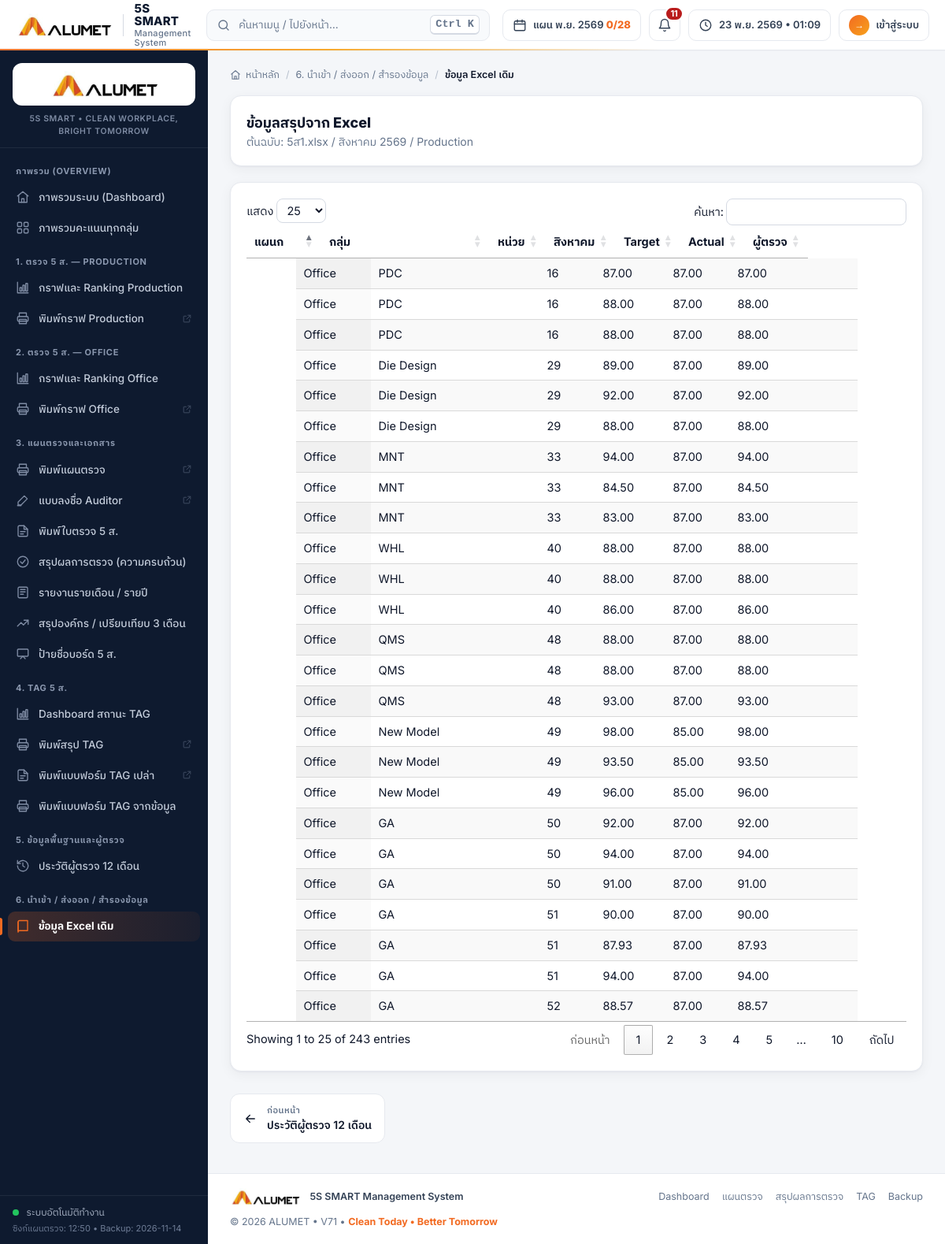
The page /Page/public/legacy.php on the database its author committed.
### tables this page shows
CREATE TABLE `excel_monthly` (
  `id` int(11) NOT NULL AUTO_INCREMENT,
  `source_month` varchar(32) NOT NULL,
  `source_year` int(11) NOT NULL,
  `department` varchar(100) NOT NULL,
  `group_name` varchar(191) NOT NULL,
  `unit_no` varchar(50) NOT NULL,
  `score` double NOT NULL,
  `target` double NOT NULL,
  `actual` double NOT NULL,
  `section` varchar(191) NOT NULL DEFAULT '',
  `auditor` varchar(191) NOT NULL DEFAULT '',
  PRIMARY KEY (`id`),
  UNIQUE KEY `uq_excel_monthly` (`source_month`,`source_year`,`department`,`group_name`,`unit_no`)
);

### includes/db_tools.php (called while the page is built, shortened)
<?php
if (!function_exists('db_list_tables')) {
    function db_list_tables(?PDO $p = null): array {
        $p = $p ?? db();
        return $p->query("SELECT TABLE_NAME FROM information_schema.TABLES WHERE TABLE_SCHEMA=DATABASE() AND TABLE_TYPE='BASE TABLE' ORDER BY TABLE_NAME")
                 ->fetchAll(PDO::FETCH_COLUMN);
    }
}
if (!function_exists('db_qi')) {
    function db_qi(string $name): string { return '`'.str_replace('`', '``', $name).'`'; }
}
if (!function_exists('five_s_mysql_dump_to_file')) {
    function five_s_mysql_dump_to_file(PDO $p, string $file): bool {
        $fh = @fopen($file, 'wb');
        try {
            foreach (db_list_tables($p) as $t) {
                $rows = $p->query('SELECT * FROM '.db_qi($t), PDO::FETCH_ASSOC);
            }
            return filesize($file) > 0;
        } catch (Throwable $e) {
            @fclose($fh); @unlink($file);
            throw $e;
        }
    }
}

### includes/automation.php (called while the page is built, shortened)
<?php
require_once __DIR__.'/config.php';
if (!function_exists('five_s_backup_dir')) {
    function five_s_backup_dir(): string { return dirname(__DIR__).'/backups'; }
}
if (!function_exists('five_s_auto_backup')) {
    function five_s_auto_backup(): string {
        try {
            $dir = five_s_backup_dir();
            $name = 'auto_daily_'.date('Ymd').'.sql';
            $file = $dir.'/'.$name;
            if (!five_s_backup_to_file($file)) return '';
            return $name;
        } catch (Throwable $e) { return ''; }
    }
}
if (!function_exists('five_s_backup_to_file')) {
    function five_s_backup_to_file(string $file): bool {
        try {
            return five_s_mysql_dump_to_file(db(), $file);
        } catch (Throwable $e) {
            if (is_file($file)) @unlink($file);
            return false;
        }
    }
}
if (!function_exists('five_s_run_automation')) {
    function five_s_run_automation(): void {
        try {
            if (app_setting('auto_backup_enabled', '1') === '1') five_s_auto_backup();
        } catch (Throwable $e) {  }
    }
}

### includes/config.php (called while the page is built, shortened)
<?php
require_once __DIR__.'/env.php';
require_once __DIR__.'/db_tools.php';
function h($v):string{return htmlspecialchars((string)$v,ENT_QUOTES,'UTF-8');}

### Page/public/legacy.php (the view, shortened to what this page needs)
<?php require_once dirname(__DIR__, 2).'/includes/config.php';$title='ข้อมูลจาก Excel';$p=db();$rows=$p->query("SELECT * FROM excel_monthly ORDER BY department,CAST(unit_no AS SIGNED),id")->fetchAll();require FIVE_S_ROOT.'/includes/header.php';?>
<div class="card p-5 mb-5"><h2 class="font-black text-lg">ข้อมูลสรุปจาก Excel</h2><p class="text-sm text-slate-500">ต้นฉบับ: 5ส1.xlsx / สิงหาคม 2569 / Production</p></div>
<div class="card p-5"><div class="overflow-x-auto"><table id="legacyTable" class="display w-full"><thead><tr><th>แผนก</th><th>กลุ่ม</th><th>หน่วย</th><th>สิงหาคม</th><th>Target</th><th>Actual</th><th>ผู้ตรวจ</th></tr></thead><tbody><?php foreach($rows as $r):?><tr><td><?=h($r['department'])?></td><td><?=h($r['group_name'])?></td><td><?=h($r['unit_no'])?></td><td><?=number_format($r['score'],2)?></td><td><?=number_format($r['target'],2)?></td><td><?=number_format($r['actual'],2)?></td><td><?=h($r['auditor'])?></td></tr><?php endforeach;?></tbody></table></div></div>
<?php require FIVE_S_ROOT.'/includes/footer.php';?>

### rows shown on the page
excel_monthly: department "Office", group_name "PDC", unit_no "16", score "87.00", target "87.00", actual "87.00"
excel_monthly: department "Office", group_name "PDC", unit_no "16", score "88.00", target "87.00", actual "88.00"
excel_monthly: department "Office", group_name "PDC", unit_no "16", score "88.00", target "87.00", actual "88.00"
excel_monthly: department "Office", group_name "Die Design", unit_no "29", score "89.00", target "87.00", actual "89.00"
excel_monthly: department "Office", group_name "Die Design", unit_no "29", score "92.00", target "87.00", actual "92.00"
excel_monthly: department "Office", group_name "Die Design", unit_no "29", score "88.00", target "87.00", actual "88.00"
excel_monthly: department "Office", group_name "MNT", unit_no "33", score "94.00", target "87.00", actual "94.00"
excel_monthly: department "Office", group_name "MNT", unit_no "33", score "84.50", target "87.00", actual "84.50"
excel_monthly: department "Office", group_name "MNT", unit_no "33", score "83.00", target "87.00", actual "83.00"
excel_monthly: department "Office", group_name "WHL", unit_no "40", score "88.00", target "87.00", actual "88.00"
excel_monthly: department "Office", group_name "WHL", unit_no "40", score "88.00", target "87.00", actual "88.00"
excel_monthly: department "Office", group_name "WHL", unit_no "40", score "86.00", target "87.00", actual "86.00"
excel_monthly: department "Office", group_name "QMS", unit_no "48", score "88.00", target "87.00", actual "88.00"
excel_monthly: department "Office", group_name "QMS", unit_no "48", score "88.00", target "87.00", actual "88.00"
excel_monthly: department "Office", group_name "QMS", unit_no "48", score "93.00", target "87.00", actual "93.00"
excel_monthly: department "Office", group_name "New Model", unit_no "49", score "98.00", target "85.00", actual "98.00"
excel_monthly: department "Office", group_name "New Model", unit_no "49", score "93.50", target "85.00", actual "93.50"
excel_monthly: department "Office", group_name "New Model", unit_no "49", score "96.00", target "85.00", actual "96.00"
excel_monthly: department "Office", group_name "GA", unit_no "50", score "92.00", target "87.00", actual "92.00"
excel_monthly: department "Office", group_name "GA", unit_no "50", score "94.00", target "87.00", actual "94.00"
excel_monthly: department "Office", group_name "GA", unit_no "50", score "91.00", target "87.00", actual "91.00"
excel_monthly: department "Office", group_name "GA", unit_no "51", score "90.00", target "87.00", actual "90.00"
excel_monthly: department "Office", group_name "GA", unit_no "51", score "87.93", target "87.00", actual "87.93"
excel_monthly: department "Office", group_name "GA", unit_no "51", score "94.00", target "87.00", actual "94.00"
excel_monthly: department "Office", group_name "GA", unit_no "52", score "88.57", target "87.00", actual "88.57"

### other values the page prints
$__alerts['plan_label'] "พ.ย. 2569"
$__alerts['plan_done'] "0"
$__alerts['plan_total'] "28"
$__alertCount "11"
$sec['title'] "ภาพรวม (OVERVIEW)"
$it['label'] "ภาพรวมระบบ (Dashboard)"
$it['label'] "ภาพรวมคะแนนทุกกลุ่ม"
$sec['title'] "1. ตรวจ 5 ส. — PRODUCTION"
$it['label'] "กราฟและ Ranking Production"
$it['label'] "พิมพ์กราฟ Production"
$sec['title'] "2. ตรวจ 5 ส. — OFFICE"
$it['label'] "กราฟและ Ranking Office"
$it['label'] "พิมพ์กราฟ Office"
$sec['title'] "3. แผนตรวจและเอกสาร"
$it['label'] "พิมพ์แผนตรวจ"
